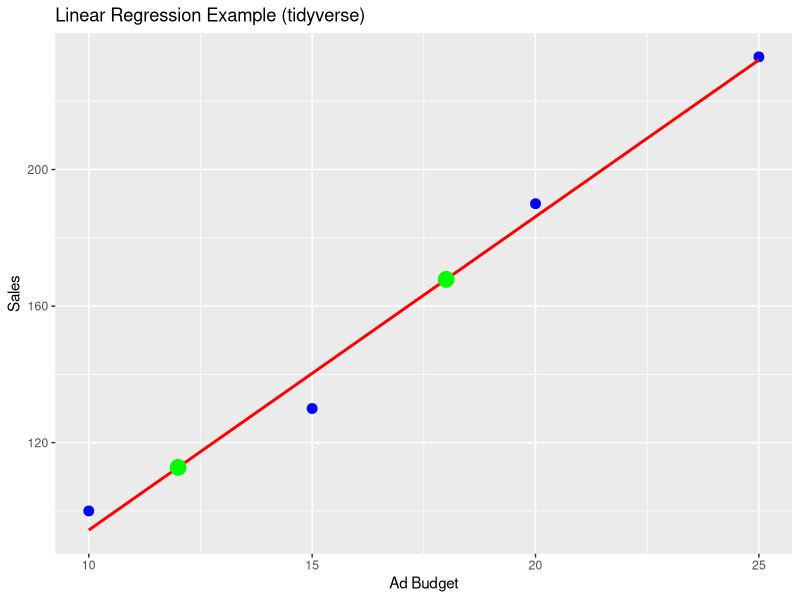

Source code (R): (Note: this script raises an error after producing the figure.)
# Load required libraries
library(tidyverse)
library(modelr)
library(broom)

# Create data
data <- tibble(
  ads = c(10, 15, 20, 25),
  sales = c(100, 130, 190, 233)
)

# Fit linear model (sales = f(ads))
model <- lm(sales ~ ads, data = data)

# Tidy model output
model %>% tidy()
model %>% glance()

# Predict and calculate residuals
data_with_preds <- data %>%
  add_predictions(model) %>%
  mutate(residual = sales - pred)

# Calculate Mean Squared Error (MSE)
mse <- data_with_preds %>%
  summarise(mse = mean(residual^2))

print(mse)

# Predict new values
new_data <- tibble(ads = c(12, 18))
predictions <- predict(model, newdata = new_data)

# Bind predictions to new_data
pr_df <- bind_cols(new_data, tibble(predicted_sales = predictions))

# Plot original data, regression line, and predicted points
data %>%
  ggplot(aes(x = ads, y = sales)) +
  geom_point(color = "blue", size = 3) +
  geom_smooth(method = "lm", se = FALSE, color = "red") +
  geom_point(data = pr_df, aes(x = ads, y = predicted_sales), size = 5, color = "green") +
  labs(
    title = "Linear Regression Example (tidyverse)",
    x = "Ad Budget",
    y = "Sales"
  )


#Create a model for recover and property stolen for both vales and cases
library (tidyverse)
library(broom)
library(modelr)

read.csv("10_Property_stolen_and_recovered.csv") ->df
view()
model <-lm(Cases_Property_Stolen~Cases_Property_Recovered,data = df)
model

df %>%
  ggplot(aes(x = Cases_Property_Stolen, y = Cases_Property_Recovered,color=Area_Name)) +
  geom_point( size = 3) +
  geom_smooth(method = "lm", se = FALSE, color = "red") +
  labs(
    title = "Linear Regression Example (Tidyverse)",
    x = "Cases_Property_Stolen",
    y= "Cases_Property_Recovered"
  )


